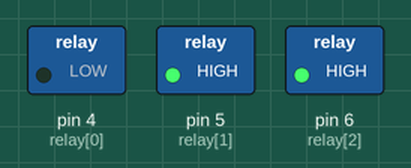
Simulated run of this sketch. Board: Arduino Uno, built with avr-gcc and run on an emulated ATmega328P. On the bench: switched loads named in the sketch (green lamp = pin HIGH). What the sketch prints to the serial monitor is not drawn.

Above: at 0.5 s.
At 3.5 s:
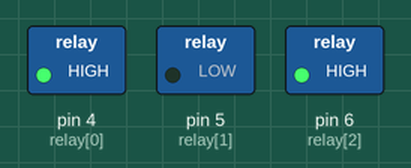
At 6.5 s:
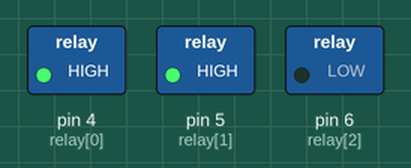
At 8.0 s:
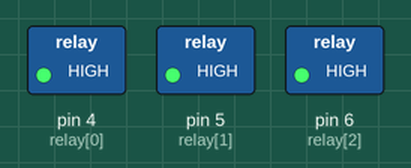
Timing chart, 0 to 11.7 s (numbered marks = the images above):
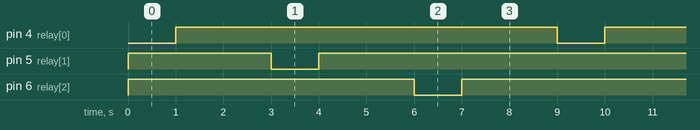

Measured:
- by itself, pin 4 (relay[0]), pin 5 (relay[1]), pin 6 (relay[2]): alternates HIGH for 8.0 s and LOW for 1.0 s
- by itself, everything shown: repeats every 9.0 s, in 6 steps

The sketch:

my_test_one_times_three_channle.ino
```cpp
//power test (power plus relay)

int t1 = 1000; //set delay(on) time
int t2 = 2000; //set delay(off) time
int relay[] = {4, 5, 6, 7}; // set relay pin
//int ssr = 3; // set ssr pin
char text, mode;

void setup() {
  Serial.begin(9600);//turn the switch OFF,cause its low trigger
  pinMode(relay[0], OUTPUT);
  pinMode(relay[1], OUTPUT);
  pinMode(relay[2], OUTPUT);/*
  pinMode(relay[3], OUTPUT);*/
  digitalWrite(relay[0], HIGH);
  digitalWrite(relay[1], HIGH);
  digitalWrite(relay[2], HIGH);/*
  digitalWrite(relay[3], HIGH);
  pinMode(ssr, OUTPUT);
  digitalWrite(ssr, LOW);*/
  mode = 'a';
}
void loop() {
  /*if (Serial.available() > 0) {
    text = Serial.read();
    //Serial.println(text);
    if (text == 'a') {
      mode = text;
      Serial.println("SSR on");
      digitalWrite(ssr, HIGH);
    }
    if (text == 'b') {
      mode = text;
      Serial.println("SSR Off");
      digitalWrite(ssr, LOW);
      //OFF();
    }
    }
    if (mode == 'a')*/
  ON();
}

void ON() { //SSR on mode
  Serial.print("relay "); Serial.print(relay[0]);
  Serial.print(" on");
  digitalWrite(relay[0], LOW);
  delay(t1);
  Serial.println(" off");
  digitalWrite(relay[0], HIGH);
  delay(t2);
  Serial.print("relay "); Serial.print(relay[1]);
  Serial.print(" on");
  digitalWrite(relay[1], LOW);
  delay(t1);
  Serial.println(" off");
  digitalWrite(relay[1], HIGH);
  delay(t2);
  Serial.print("relay "); Serial.print(relay[2]);
  Serial.print(" on");
  digitalWrite(relay[2], LOW);
  delay(t1);
  Serial.println(" off");
  digitalWrite(relay[2], HIGH);
  delay(t2);
}
/*  void OFF() { //SSR off mode
    Serial.println("relay off");
    digitalWrite(relay, LOW);
  }*/
```
